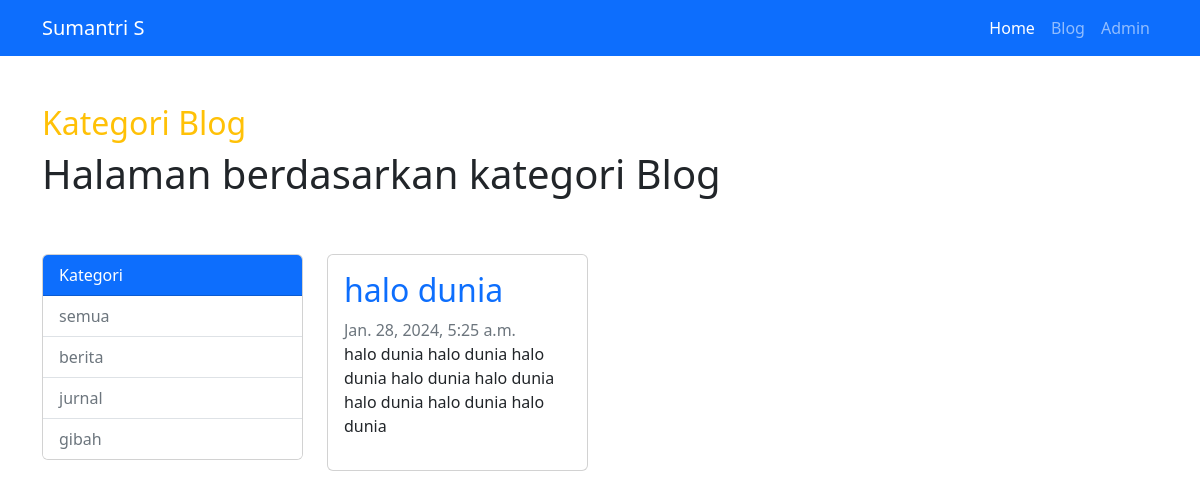
Page /blog/kategori/berita/ on the committed database.
### blog/models.py (models this page shows, shortened)
class Kategori(models.Model):
    nama = models.CharField(max_length=255)
    slug_kat = models.SlugField(editable=False, blank=True)

class Artikel(models.Model):
    judul = models.CharField(max_length=255)
    isi = models.TextField()
    kategori = models.ForeignKey(Kategori, on_delete=models.CASCADE)
    slug_art = models.SlugField(editable=False, blank=True)
    pubdate = models.DateTimeField(auto_now_add=True)
    update = models.DateTimeField(auto_now=True)

### blog/views.py (the view)
def kategori_artikel(request, kategoriInput):
    articles = Artikel.objects.filter(kategori__nama=kategoriInput)
    category = Artikel.objects.values('kategori__nama').distinct()
    print(category)
    context = {
        'Judul': 'Kategori Blog',
        'Heading': 'Halaman berdasarkan kategori Blog',
        'Articles': articles,
        'Categories': category,
    }
    return render(request, 'blog/kategori.html', context)

### blog/templates/blog/kategori.html (shortened to what this page needs)
{% extends "base.html" %}
{% block title %}
<h2 class="mt-5 text-warning ">{{Judul}}</h2>
{% endblock title %}
{% block contents %}
<h1>{{Heading}}</h1>
    <div class="row">
        <div class="col-md-3 mt-5">
            <div class="card">
                <div class="card-header bg-primary text-white ">
                    Kategori
                </div>
                <ul class="list-group list-group-flush">
                    <li class="list-group-item ">
                        <a class="text-decoration-none text-secondary " href="{% url 'blog:index' %}">
                            semua
                        </a>
                    </li>
                    {% for kat in Categories %}
                    <li class="list-group-item ">
                        <a class="text-decoration-none text-secondary " href="{% url 'blog:kategori_artikel' kat.kategori__nama %}">
                            {{kat.kategori__nama}}
                        </a>
                    </li>
                    {% endfor %}
                </ul>
            </div>
        </div>
    {% for post in Articles %}
        <div class="col-md-3 mt-5">
            <div class="card">
                <div class="card-body">
                    <a class="text-decoration-none"  href="{% url 'blog:detail_artikel' post.slug_art %}"><h2 class="card-title">{{post.judul}}</h2></a>
                    <span class="text-secondary">{{post.pubdate}}</span>
                    <p class="text-dark fst-norma">{{post.isi|truncatewords:20}}</p>
                </div>
            </div>
        </div>
    {% endfor %}
    </div>
{% endblock contents %}

### rows in the picture
Kategori: kategori__nama "berita"
Kategori: kategori__nama "jurnal"
Kategori: kategori__nama "gibah"
Artikel: judul "halo dunia", pubdate "Jan. 28, 2024, 5:25 a.m.", isi "halo dunia halo dunia halo dunia halo dunia halo dunia halo dunia halo dunia halo dunia"

### other values in the picture
{{ Judul }} "Kategori Blog"
{{ Heading }} "Halaman berdasarkan kategori Blog"
